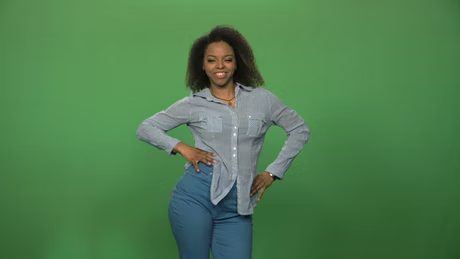
#> input picture foreground/fg-6.jpg, 460 x 259 px
$ jupyter execute UsingLABColorSpace.ipynb
#> lines starting #> are read from the running program, lines starting #| are printed output that depends on the picture; after the words box and inside, x2 and y2 are one past the last pixel; in counts of white or black regions, pixels touching at a corner belong together
[cell 1]
import cv2
import numpy as np
import skimage.exposure
from matplotlib import pyplot as plt

[cell 2]
# load image
img = cv2.imread('foreground/fg-6.jpg')
#> img is the input picture: shape (259, 460, 3); mean B, G, R 79.4, 126.4, 78.6

# convert to LAB
lab = cv2.cvtColor(img, cv2.COLOR_BGR2LAB)
#> lab: shape (259, 460, 3); mean of channels 0, 1, 2 123.9, 102.1, 148.5

[cell 3]
# extract A channel
A = lab[:, :, 1]
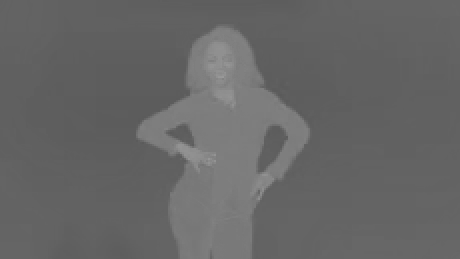
#> A: shape (259, 460); min 90, max 154, mean 102.1

[cell 4]
# threshold A channel
thresh = cv2.threshold(A, 0, 255, cv2.THRESH_BINARY+cv2.THRESH_OTSU)[1]
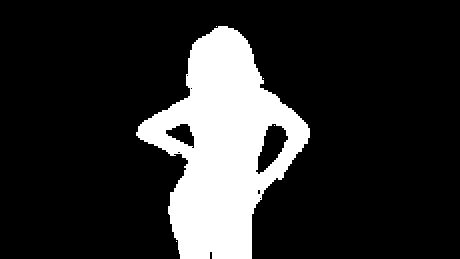
#> thresh: shape (259, 460); 17.4% white; 5 white regions (4 under 20 px), largest, box (x1, y1, x2, y2) and area: (136, 26, 310, 259) 20701

[cell 5]
plt.imshow(thresh, cmap='gray')

[cell 6]
# blur threshold image
# blur = cv2.GaussianBlur(thresh, (0, 0), sigmaX=1,
#                         sigmaY=1, borderType=cv2.BORDER_DEFAULT)

[cell 7]
# blur

[cell 8]
# stretch so that 255 -> 255 and 127.5 -> 0
# mask = skimage.exposure.rescale_intensity(blur, in_range=(
#     127.5, 255), out_range=(0, 255)).astype(np.uint8)

[cell 9]
# mask

[cell 10]
# add mask to image as alpha channel
# result = img.copy()
# result = cv2.cvtColor(img, cv2.COLOR_BGR2BGRA)
# result[:, :, 3] = mask

[cell 11]
# plt.imshow(result)

[cell 12]
# plt.imshow(blur,cmap='gray')

[cell 13]
bg = cv2.imread('background/bg-1.jpg')
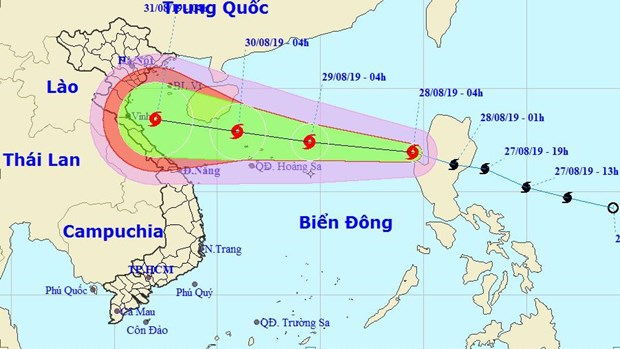
#> input picture background/bg-1.jpg, 620 x 349 px
#> bg is the input picture: shape (349, 620, 3); mean B, G, R 222.3, 228.7, 205.9
bg = cv2.resize(bg, (img.shape[1], img.shape[0]),fx=0,fy=0, interpolation = cv2.INTER_CUBIC)
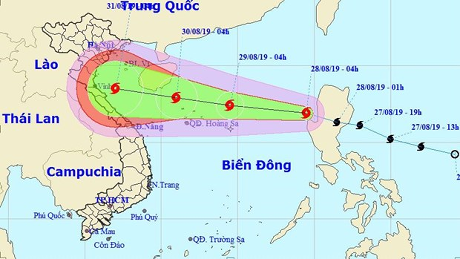
#> bg: shape (259, 460, 3); mean B, G, R 222.2, 228.6, 205.9

[cell 14]
newImg = img.copy()

[cell 15]
newImg[thresh == 0] = bg[thresh == 0]
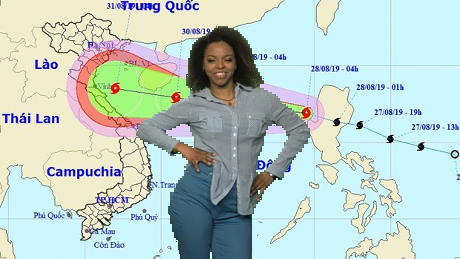
#> newImg: shape (259, 460, 3); mean B, G, R 201.8, 207.5, 188.5

[cell 16]
newImg = cv2.cvtColor(newImg, cv2.COLOR_BGR2RGB)
plt.imshow(newImg)
